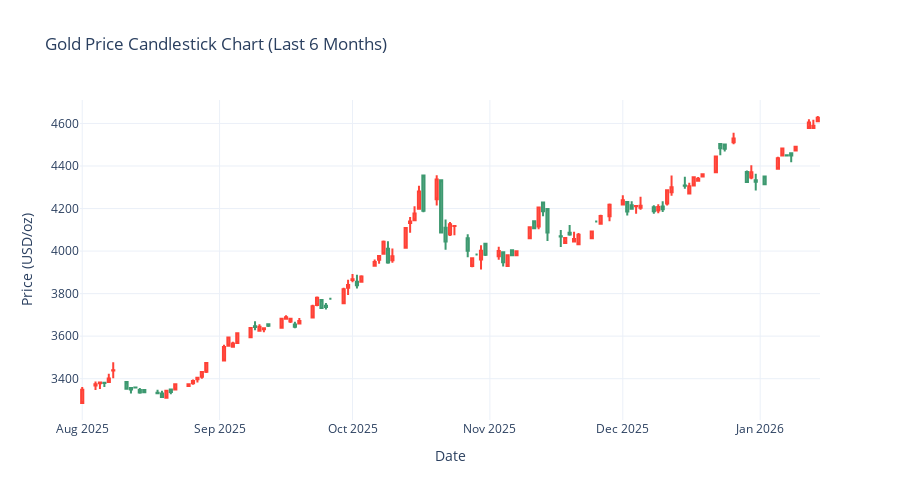

Notebook code cell kept with this figure:
### Code cell
# Interactive Candlestick Chart using Plotly (Last 6 months for clarity)
last_6_months = df.last('6M')

fig = go.Figure(data=[go.Candlestick(
    x=last_6_months.index,
    open=last_6_months['Open'],
    high=last_6_months['High'],
    low=last_6_months['Low'],
    close=last_6_months['Close'],
    name='Gold Price'
)])

fig.update_layout(
    title='Gold Price Candlestick Chart (Last 6 Months)',
    yaxis_title='Price (USD/oz)',
    xaxis_title='Date',
    template='plotly_white',
    xaxis_rangeslider_visible=False,
    height=500
)

fig.show()
